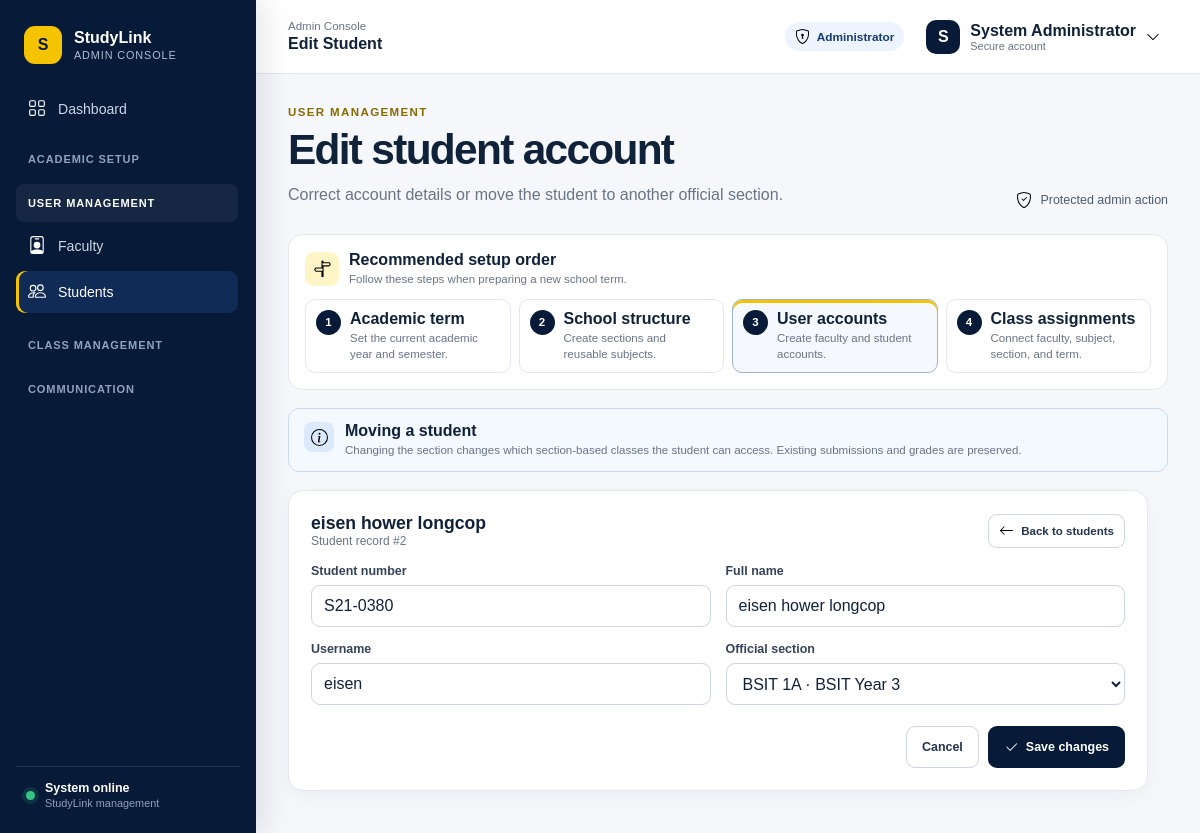
/admin/students/edit.php?id=2 (signed in), run on the app's committed database.
### tables this page shows
CREATE TABLE `students` (
  `id` int(11) NOT NULL,
  `user_id` int(11) NOT NULL,
  `student_no` varchar(50) NOT NULL,
  `section_id` int(11) NOT NULL,
  `created_at` timestamp NOT NULL DEFAULT current_timestamp()
);

CREATE TABLE `users` (
  `id` int(11) NOT NULL,
  `fullname` varchar(100) NOT NULL,
  `username` varchar(50) NOT NULL,
  `password` varchar(255) NOT NULL,
  `role` enum('admin','faculty','student') NOT NULL,
  `status` enum('active','inactive') DEFAULT 'active',
  `created_at` timestamp NOT NULL DEFAULT current_timestamp()
);

CREATE TABLE `sections` (
  `id` int(11) NOT NULL,
  `section_name` varchar(50) NOT NULL,
  `course` varchar(50) NOT NULL,
  `year_level` varchar(20) NOT NULL,
  `created_at` timestamp NOT NULL DEFAULT current_timestamp()
);

### auth/auth.php (called while the page is built, shortened)
<?php
if (!defined('STUDYLINK_AUTH_LOADED')) {
    function e($value) { return htmlspecialchars((string) $value, ENT_QUOTES, 'UTF-8'); }
}

### admin/students/edit.php (the view, shortened to what this page needs)
<?php
include '../../auth/auth.php';
include '../../config/database.php';
include '../../includes/admin_ui.php';
$id = intval($_GET['id'] ?? $_POST['id'] ?? 0);
$sections_result = mysqli_query($conn, 'SELECT id, section_name, course, year_level FROM sections ORDER BY course, year_level, section_name');
$sections = $sections_result ? mysqli_fetch_all($sections_result, MYSQLI_ASSOC) : [];
$statement = mysqli_prepare(
    $conn,
    "SELECT st.student_no, st.section_id, u.fullname, u.username
     FROM students st
     INNER JOIN users u ON u.id = st.user_id
     WHERE st.id = ? AND u.role = 'student'"
);
mysqli_stmt_bind_param($statement, 'i', $id);
mysqli_stmt_execute($statement);
$row = mysqli_fetch_assoc(mysqli_stmt_get_result($statement));
?>
<section class="admin-card admin-edit-card">
    <div class="admin-section-head">
        <div><h2><?= e($row['fullname']); ?></h2><span>Student record #<?= e($id); ?></span></div>
        <a class="admin-button secondary small" href="index.php"><?= study_icon('arrow-left'); ?> Back to students</a>
    </div>
    <form class="admin-form admin-form-wide" method="POST">
        <div class="admin-form-grid two">
            <div class="admin-field">
                <label for="student_no">Student number</label>
                <input id="student_no" name="student_no" value="<?= e($row['student_no']); ?>" maxlength="50" required>
            </div>
            <div class="admin-field">
                <label for="fullname">Full name</label>
                <input id="fullname" name="fullname" value="<?= e($row['fullname']); ?>" maxlength="100" required>
            </div>
            <div class="admin-field">
                <label for="username">Username</label>
                <input id="username" name="username" value="<?= e($row['username']); ?>" maxlength="50" required>
            </div>
            <div class="admin-field">
                <label for="section_id">Official section</label>
                <select id="section_id" name="section_id" required>
                    <?php foreach ($sections as $section): ?>
                        <option value="<?= e($section['id']); ?>" <?= intval($row['section_id']) === intval($section['id']) ? 'selected' : ''; ?>>
                            <?= e($section['section_name']); ?> · <?= e($section['course']); ?> Year <?= e($section['year_level']); ?>
                        </option>
                    <?php endforeach; ?>
                </select>
            </div>
        </div>
        <div class="admin-form-actions">
            <a class="admin-button secondary" href="index.php">Cancel</a>
            <button class="admin-button primary" type="submit"><?= study_icon('check2'); ?> Save changes</button>
        </div>
    </form>
</section>

### assets/css/app-shell.css (style rules this page uses)
:root { --portal-navy: #071a38; --portal-blue: #0b2b5b; --portal-gold: #f5c400; --portal-bg: #f5f7fc; --portal-border: #e4e8f0; --portal-text: #10213a; --portal-muted: #687386; --portal-danger: #c52a2f; }
* { box-sizing: border-box; }
button, input, select, textarea { font: inherit; }

### assets/css/admin-interface.css (style rules this page uses)
:root { --admin-sidebar: #071a38; --admin-sidebar-soft: #102b55; --admin-gold: #f5c400; --admin-bg: #f5f7fb; --admin-card: #fff; --admin-border: #e3e8f0; --admin-text: #10213a; --admin-muted: #697487; }
body.admin-interface { margin: 0; min-height: 100vh; background: var(--admin-bg); color: var(--admin-text); font-family: Arial, Helvetica, sans-serif; }
.admin-card { border: 1px solid var(--admin-border); border-radius: 15px; background: var(--admin-card); box-shadow: 0 6px 20px rgba(16, 33, 58, .04); }
.admin-section-head { display: flex; align-items: center; justify-content: space-between; gap: 14px; margin-bottom: 16px; }
.admin-section-head h2 { margin: 0; font-size: 1.1rem; }
.admin-section-head span { color: var(--admin-muted); font-size: .75rem; }
.admin-form-card, .admin-edit-card, .admin-class-form-card { padding: 22px; }
.admin-section-head > div h2, .admin-section-head > div span { display: block; }
.admin-form { display: grid; gap: 15px; }
.admin-form-grid { display: grid; grid-template-columns: repeat(3, minmax(0, 1fr)); gap: 15px; }
.admin-form-grid.two { grid-template-columns: repeat(2, minmax(0, 1fr)); }
.admin-field { display: grid; gap: 7px; }
.admin-field label { color: #34435a; font-size: .78rem; font-weight: 700; }
.admin-field input, .admin-field select, .admin-field textarea { box-sizing: border-box; width: 100%; min-height: 42px; padding: 10px 12px; border: 1px solid #ced6e2; border-radius: 9px; outline: 0; background: #fff; color: var(--admin-text); font: inherit; }
.admin-button { display: inline-flex; align-items: center; justify-content: center; gap: 7px; box-sizing: border-box; min-height: 42px; padding: 0 15px; border: 1px solid transparent; border-radius: 9px; font: inherit; font-size: .78rem; font-weight: 750; text-decoration: none; cursor: pointer; }
.admin-button.primary { background: var(--admin-sidebar); color: #fff; }
.admin-button.secondary { border-color: #ced6e2; background: #fff; color: #233550; }
.admin-button.small { min-height: 34px; padding: 0 10px; font-size: .72rem; }
.admin-edit-card { max-width: 860px; }
.admin-form-actions { display: flex; justify-content: flex-end; gap: 9px; padding-top: 6px; }

### data on the page
students: user.fullname "eisen hower longcop", student_no "S21-0380", fullname "eisen hower longcop", username "eisen", section_id "BSIT 1A · BSIT Year 3"

### other printed values
$item[2] "Dashboard"
$group "ACADEMIC SETUP"
$group "USER MANAGEMENT"
$item[2] "Faculty"
$item[2] "Students"
$group "CLASS MANAGEMENT"
$group "COMMUNICATION"
$breadcrumb "Admin Console"
$title "Edit Student"
substr($_SESSION['fullname'] ?? 'A', 0, 1) "S"
$_SESSION['fullname'] "System Administrator"
$eyebrow "USER MANAGEMENT"
$heading "Edit student account"
$description "Correct account details or move the student to another official section."
$step[0] "1"
